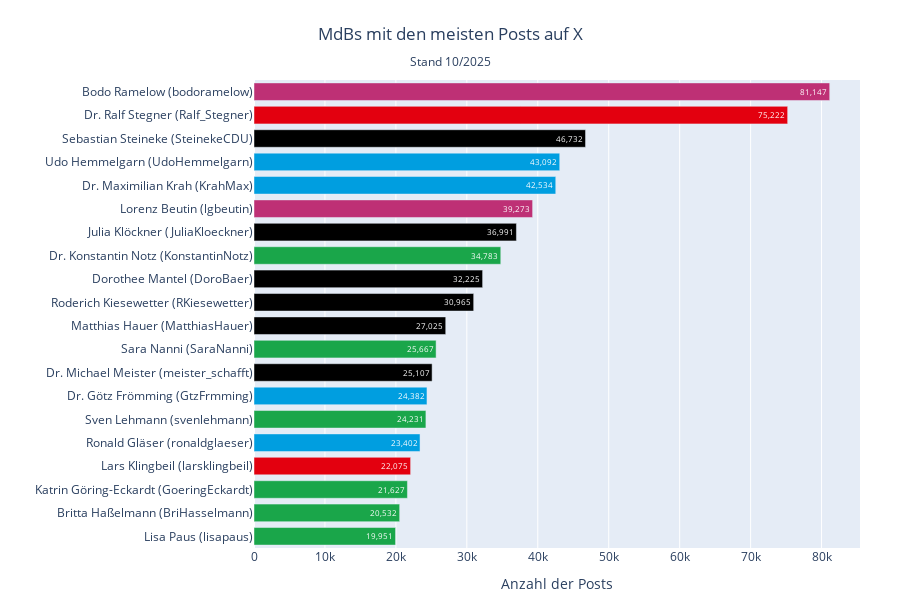

The notebook cell this image was saved under:
### Code cell
plot_party_hbar(
    df_profiles, 
    'username', 
    'tweet_count', 
    top_n=20, 
    title='MdBs mit den meisten Posts auf X', 
    x_label='Anzahl der Posts'
)

### Figure 1 — Plotly figure (JSON) as saved in the notebook; plotly's stock layout.template omitted (floating-point values rounded to 4 significant figures)
{"data": [{"cliponaxis": false, "customdata": [["DIE LINKE.", "bodoramelow", "Bodo Ramelow"], ["SPD", "Ralf_Stegner", "Dr. Ralf Stegner"], ["CDU/CSU", "SteinekeCDU", "Sebastian Steineke"], ["AFD", "UdoHemmelgarn", "Udo Hemmelgarn"], ["AFD", "KrahMax", "Dr. Maximilian Krah"], ["DIE LINKE.", "lgbeutin", "Lorenz Beutin"], ["CDU/CSU", "JuliaKloeckner", "Julia Klöckner"], ["BÜNDNIS 90/DIE GRÜNEN", "KonstantinNotz", "Dr. Konstantin Notz"], ["CDU/CSU", "DoroBaer", "Dorothee Mantel"], ["CDU/CSU", "RKiesewetter", "Roderich Kiesewetter"], ["CDU/CSU", "MatthiasHauer", "Matthias Hauer"], ["BÜNDNIS 90/DIE GRÜNEN", "SaraNanni", "Sara Nanni"], ["CDU/CSU", "meister_schafft", "Dr. Michael Meister"], ["AFD", "GtzFrmming", "Dr. Götz Frömming"], ["BÜNDNIS 90/DIE GRÜNEN", "svenlehmann", "Sven Lehmann"], ["AFD", "ronaldglaeser", "Ronald Gläser"], ["SPD", "larsklingbeil", "Lars Klingbeil"], ["BÜNDNIS 90/DIE GRÜNEN", "GoeringEckardt", "Katrin Göring-Eckardt"], ["BÜNDNIS 90/DIE GRÜNEN", "BriHasselmann", "Britta Haßelmann"], ["BÜNDNIS 90/DIE GRÜNEN", "lisapaus", "Lisa Paus"]], "hovertemplate": "Name: %{customdata[2]} (%{customdata[1]})<br>Anzahl der Posts: %{x:,.0f}<br>partei_kurz: %{customdata[0]}<extra></extra>", "insidetextanchor": "end", "marker": {"color": ["#BE3075", "#E3000F", "#000000", "#009EE0", "#009EE0", "#BE3075", "#000000", "#1AA64A", "#000000", "#000000", "#000000", "#1AA64A", "#000000", "#009EE0", "#1AA64A", "#009EE0", "#E3000F", "#1AA64A", "#1AA64A", "#1AA64A"]}, "orientation": "h", "text": ["81,147", "75,222", "46,732", "43,092", "42,534", "39,273", "36,991", "34,783", "32,225", "30,965", "27,025", "25,667", "25,107", "24,382", "24,231", "23,402", "22,075", "21,627", "20,532", "19,951"], "textfont": {"color": ["#FFFFFF", "#FFFFFF", "#FFFFFF", "#FFFFFF", "#FFFFFF", "#FFFFFF", "#FFFFFF", "#FFFFFF", "#FFFFFF", "#FFFFFF", "#FFFFFF", "#FFFFFF", "#FFFFFF", "#FFFFFF", "#FFFFFF", "#FFFFFF", "#FFFFFF", "#FFFFFF", "#FFFFFF", "#FFFFFF"]}, "textposition": ["inside", "inside", "inside", "inside", "inside", "inside", "inside", "inside", "inside", "inside", "inside", "inside", "inside", "inside", "inside", "inside", "inside", "inside", "inside", "inside"], "texttemplate": "%{text}", "type": "bar", "x": [81147, 75222, 46732, 43092, 42534, 39273, 36991, 34783, 32225, 30965, 27025, 25667, 25107, 24382, 24231, 23402, 22075, 21627, 20532, 19951], "y": ["Bodo Ramelow (bodoramelow)", "Dr. Ralf Stegner (Ralf_Stegner)", "Sebastian Steineke (SteinekeCDU)", "Udo Hemmelgarn (UdoHemmelgarn)", "Dr. Maximilian Krah (KrahMax)", "Lorenz Beutin (lgbeutin)", "Julia Klöckner (JuliaKloeckner)", "Dr. Konstantin Notz (KonstantinNotz)", "Dorothee Mantel (DoroBaer)", "Roderich Kiesewetter (RKiesewetter)", "Matthias Hauer (MatthiasHauer)", "Sara Nanni (SaraNanni)", "Dr. Michael Meister (meister_schafft)", "Dr. Götz Frömming (GtzFrmming)", "Sven Lehmann (svenlehmann)", "Ronald Gläser (ronaldglaeser)", "Lars Klingbeil (larsklingbeil)", "Katrin Göring-Eckardt (GoeringEckardt)", "Britta Haßelmann (BriHasselmann)", "Lisa Paus (lisapaus)"]}], "layout": {"bargap": 0.25, "height": 600, "margin": {"b": 10, "l": 10, "r": 40, "t": 80}, "title": {"text": "MdBs mit den meisten Posts auf X<br><sub>Stand 10/2025</sub>", "x": 0.5}, "xaxis": {"title": {"text": "Anzahl der Posts"}}, "yaxis": {"categoryarray": ["Lisa Paus (lisapaus)", "Britta Haßelmann (BriHasselmann)", "Katrin Göring-Eckardt (GoeringEckardt)", "Lars Klingbeil (larsklingbeil)", "Ronald Gläser (ronaldglaeser)", "Sven Lehmann (svenlehmann)", "Dr. Götz Frömming (GtzFrmming)", "Dr. Michael Meister (meister_schafft)", "Sara Nanni (SaraNanni)", "Matthias Hauer (MatthiasHauer)", "Roderich Kiesewetter (RKiesewetter)", "Dorothee Mantel (DoroBaer)", "Dr. Konstantin Notz (KonstantinNotz)", "Julia Klöckner (JuliaKloeckner)", "Lorenz Beutin (lgbeutin)", "Dr. Maximilian Krah (KrahMax)", "Udo Hemmelgarn (UdoHemmelgarn)", "Sebastian Steineke (SteinekeCDU)", "Dr. Ralf Stegner (Ralf_Stegner)", "Bodo Ramelow (bodoramelow)"], "categoryorder": "array", "title": {"text": ""}}}}
